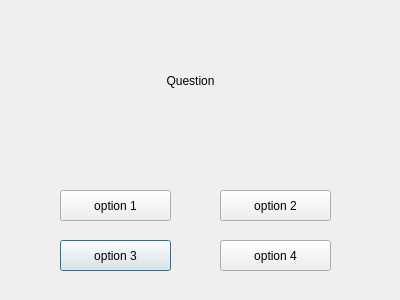
<?xml version="1.0" encoding="UTF-8"?>
<ui version="4.0">
 <class>easyWindow</class>
 <widget class="QDialog" name="easyWindow">
  <property name="geometry">
   <rect>
    <x>0</x>
    <y>0</y>
    <width>400</width>
    <height>300</height>
   </rect>
  </property>
  <property name="windowTitle">
   <string>Dialog</string>
  </property>
  <widget class="QPushButton" name="optnThree">
   <property name="geometry">
    <rect>
     <x>60</x>
     <y>240</y>
     <width>111</width>
     <height>31</height>
    </rect>
   </property>
   <property name="text">
    <string>option 3</string>
   </property>
  </widget>
  <widget class="QLabel" name="qstnLbl">
   <property name="geometry">
    <rect>
     <x>60</x>
     <y>50</y>
     <width>261</width>
     <height>61</height>
    </rect>
   </property>
   <property name="text">
    <string>Question</string>
   </property>
   <property name="alignment">
    <set>Qt::AlignCenter</set>
   </property>
  </widget>
  <widget class="QPushButton" name="optnOne">
   <property name="geometry">
    <rect>
     <x>60</x>
     <y>190</y>
     <width>111</width>
     <height>31</height>
    </rect>
   </property>
   <property name="text">
    <string>option 1</string>
   </property>
  </widget>
  <widget class="QPushButton" name="optnFour">
   <property name="geometry">
    <rect>
     <x>220</x>
     <y>240</y>
     <width>111</width>
     <height>31</height>
    </rect>
   </property>
   <property name="text">
    <string>option 4</string>
   </property>
  </widget>
  <widget class="QPushButton" name="optnTwo">
   <property name="geometry">
    <rect>
     <x>220</x>
     <y>190</y>
     <width>111</width>
     <height>31</height>
    </rect>
   </property>
   <property name="text">
    <string>option 2</string>
   </property>
  </widget>
 </widget>
 <resources/>
 <connections/>
</ui>
